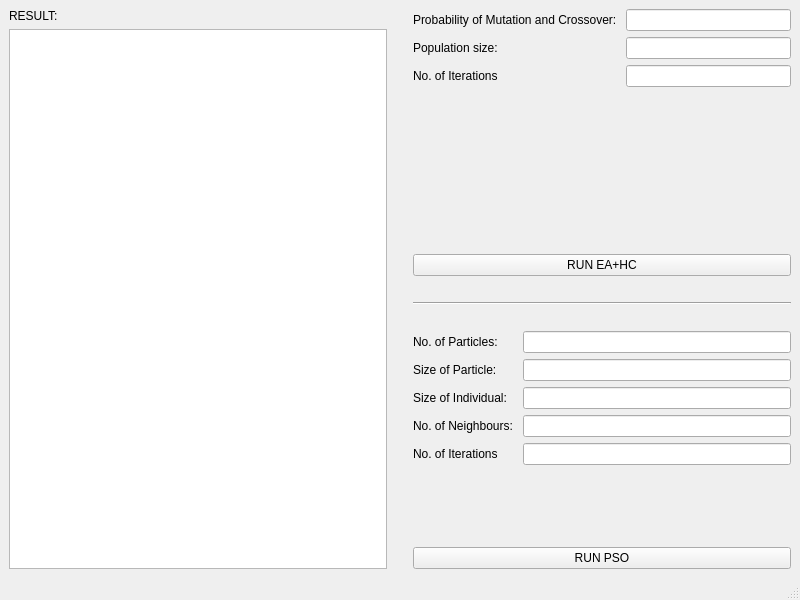
<?xml version="1.0" encoding="UTF-8"?>
<ui version="4.0">
 <class>MainWindow</class>
 <widget class="QMainWindow" name="MainWindow">
  <property name="geometry">
   <rect>
    <x>0</x>
    <y>0</y>
    <width>800</width>
    <height>600</height>
   </rect>
  </property>
  <property name="windowTitle">
   <string>MainWindow</string>
  </property>
  <widget class="QWidget" name="centralwidget">
   <layout class="QVBoxLayout" name="verticalLayout_5">
    <item>
     <layout class="QHBoxLayout" name="horizontalLayout">
      <item>
       <layout class="QVBoxLayout" name="verticalLayout">
        <item>
         <widget class="QLabel" name="resultLabel">
          <property name="text">
           <string>RESULT: </string>
          </property>
         </widget>
        </item>
        <item>
         <widget class="QTextEdit" name="resultTextEdit">
          <property name="textInteractionFlags">
           <set>Qt::NoTextInteraction</set>
          </property>
         </widget>
        </item>
       </layout>
      </item>
      <item>
       <spacer name="verticalSpacer">
        <property name="orientation">
         <enum>Qt::Vertical</enum>
        </property>
        <property name="sizeHint" stdset="0">
         <size>
          <width>20</width>
          <height>40</height>
         </size>
        </property>
       </spacer>
      </item>
      <item>
       <layout class="QVBoxLayout" name="verticalLayout_4">
        <item>
         <layout class="QVBoxLayout" name="verticalLayout_2">
          <item>
           <layout class="QFormLayout" name="formLayout">
            <item row="0" column="0">
             <widget class="QLabel" name="probabilityOfMutationAndCrossoverLabel">
              <property name="text">
               <string>Probability of Mutation and Crossover: </string>
              </property>
             </widget>
            </item>
            <item row="0" column="1">
             <widget class="QLineEdit" name="probabilityOfMutationAndCrossoverLineEdit"/>
            </item>
            <item row="1" column="0">
             <widget class="QLabel" name="populationSizeLabel">
              <property name="text">
               <string>Population size: </string>
              </property>
             </widget>
            </item>
            <item row="1" column="1">
             <widget class="QLineEdit" name="populationSizeLineEdit"/>
            </item>
            <item row="2" column="0">
             <widget class="QLabel" name="noOfIterationsLabel">
              <property name="text">
               <string>No. of Iterations</string>
              </property>
             </widget>
            </item>
            <item row="2" column="1">
             <widget class="QLineEdit" name="noOfIterationsLineEdit"/>
            </item>
           </layout>
          </item>
          <item>
           <widget class="QPushButton" name="runPushButton">
            <property name="text">
             <string>RUN EA+HC</string>
            </property>
           </widget>
          </item>
          <item>
           <spacer name="horizontalSpacer">
            <property name="orientation">
             <enum>Qt::Horizontal</enum>
            </property>
            <property name="sizeHint" stdset="0">
             <size>
              <width>40</width>
              <height>20</height>
             </size>
            </property>
           </spacer>
          </item>
          <item>
           <widget class="Line" name="line">
            <property name="orientation">
             <enum>Qt::Horizontal</enum>
            </property>
           </widget>
          </item>
          <item>
           <spacer name="horizontalSpacer_2">
            <property name="orientation">
             <enum>Qt::Horizontal</enum>
            </property>
            <property name="sizeHint" stdset="0">
             <size>
              <width>40</width>
              <height>20</height>
             </size>
            </property>
           </spacer>
          </item>
          <item>
           <layout class="QVBoxLayout" name="verticalLayout_3">
            <item>
             <layout class="QFormLayout" name="formLayout_2">
              <item row="0" column="0">
               <widget class="QLabel" name="noOfParticlesLabel">
                <property name="text">
                 <string>No. of Particles: </string>
                </property>
               </widget>
              </item>
              <item row="0" column="1">
               <widget class="QLineEdit" name="noOfParticlesLineEdit"/>
              </item>
              <item row="1" column="0">
               <widget class="QLabel" name="sizeOfParticleLabel">
                <property name="text">
                 <string>Size of Particle: </string>
                </property>
               </widget>
              </item>
              <item row="1" column="1">
               <widget class="QLineEdit" name="sizeOfParticleLineEdit"/>
              </item>
              <item row="2" column="0">
               <widget class="QLabel" name="sizeOfIndividualLabel">
                <property name="text">
                 <string>Size of Individual: </string>
                </property>
               </widget>
              </item>
              <item row="2" column="1">
               <widget class="QLineEdit" name="sizeOfIndividualLineEdit"/>
              </item>
              <item row="3" column="0">
               <widget class="QLabel" name="noOfNeighboursLabel">
                <property name="text">
                 <string>No. of Neighbours: </string>
                </property>
               </widget>
              </item>
              <item row="3" column="1">
               <widget class="QLineEdit" name="noOfNeighboursLineEdit"/>
              </item>
              <item row="4" column="0">
               <widget class="QLabel" name="noOfIterationsPSOLabel">
                <property name="text">
                 <string>No. of Iterations</string>
                </property>
               </widget>
              </item>
              <item row="4" column="1">
               <widget class="QLineEdit" name="noOfIterationsPSOLineEdit"/>
              </item>
             </layout>
            </item>
            <item>
             <widget class="QPushButton" name="runPSOPushButton">
              <property name="text">
               <string>RUN PSO</string>
              </property>
             </widget>
            </item>
           </layout>
          </item>
         </layout>
        </item>
       </layout>
      </item>
     </layout>
    </item>
   </layout>
  </widget>
  <widget class="QStatusBar" name="statusbar"/>
 </widget>
 <resources/>
 <connections/>
</ui>
